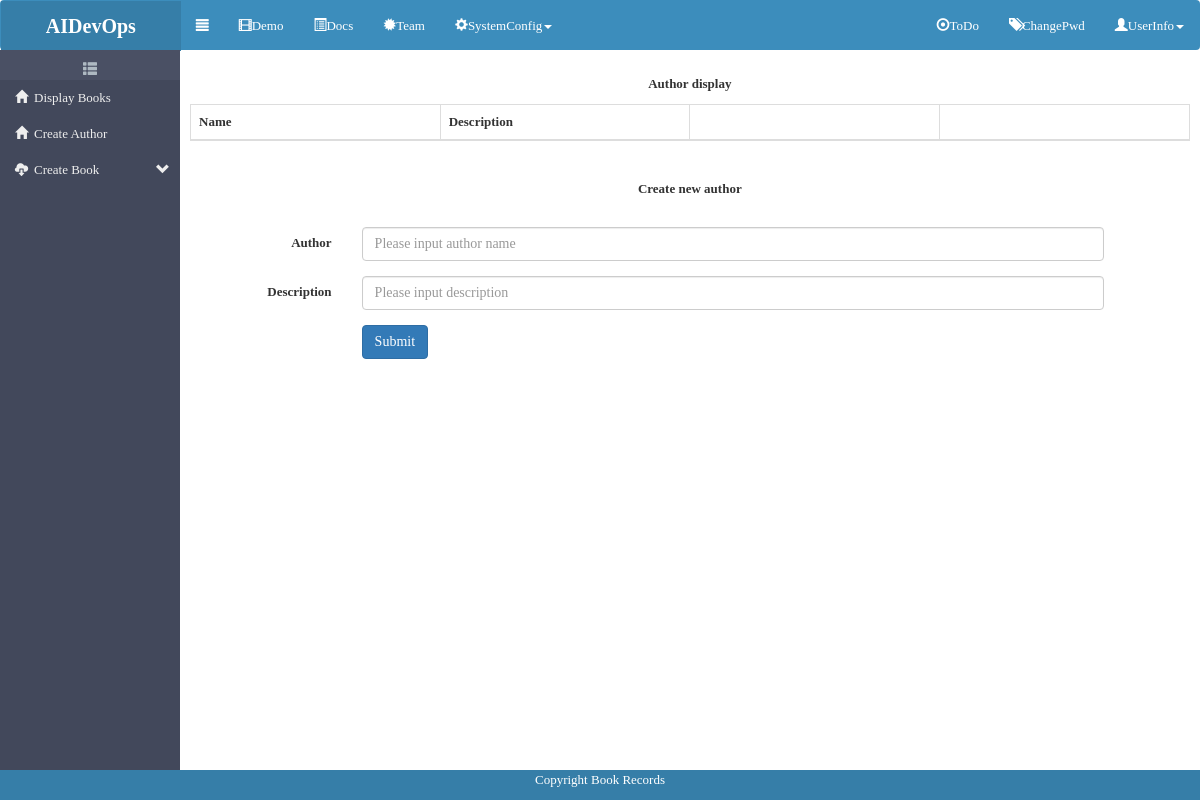
Before: /AuthorCreatePage/ with the older database file.
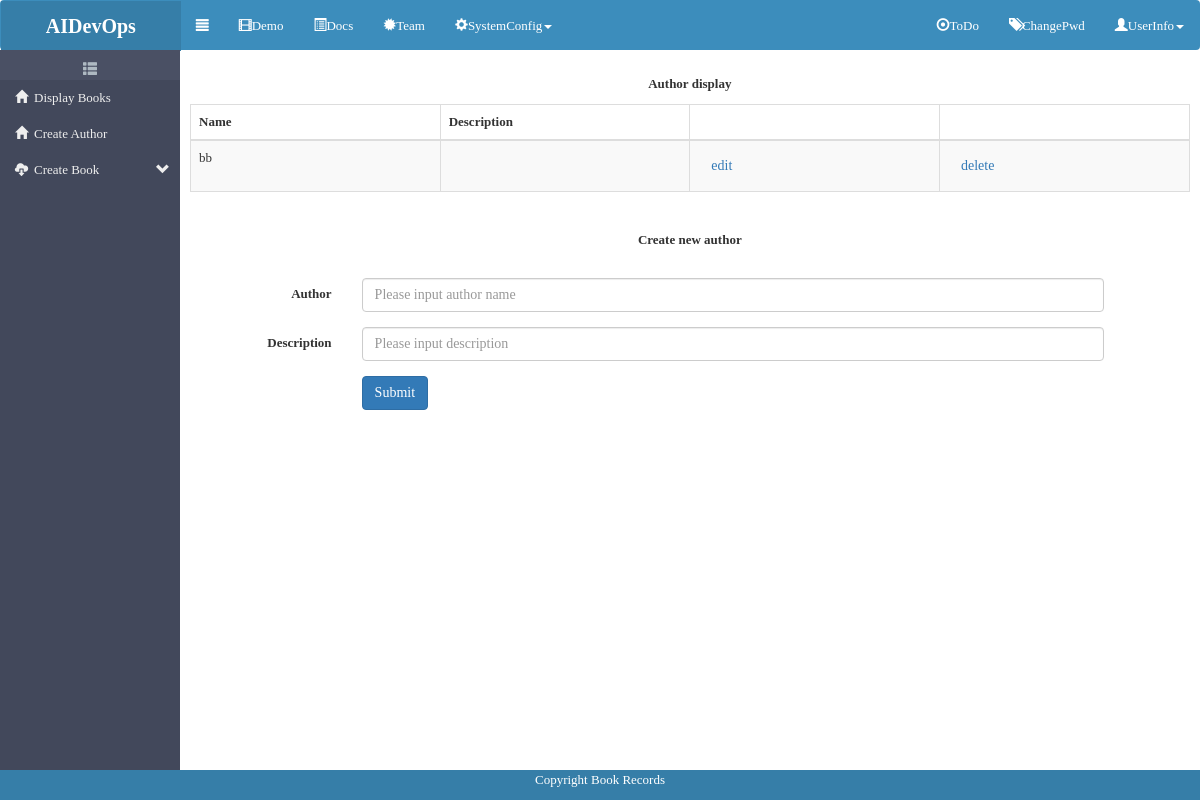
After: the same page with the newer database file.
### BookRecords/models.py (models this page shows, shortened)
class Author(models.Model):
    name = models.TextField()
    description = models.TextField()

### BookRecords/views.py (the view)
# urls.py: re_path(r'^AuthorCreatePage/', AuthorCreatePage, name='AuthorCreatePage'),
def AuthorCreatePage(request):
    context = get_all_authors()
    return render(request, 'BookRecords/AuthorCreate.html', context=context)

### BookRecords/views.py (called while the page is built)
def get_all_authors():
    context = {}
    authors = Author.objects.all()
    context['authors'] = authors
    theader = ['Name', 'Description']
    context['theader'] = theader
    return context

### templates/BookRecords/AuthorCreate.html (shortened to what this page needs)
{% extends "../base.html" %}
{% block content %}
    <p class="text-center"><strong>Author display</strong></p>
    <div>
        <table class="table table-striped table-bordered">
            <thead>
                <tr>
                    {% for th in theader %}
                        <th>
                            <strong>{{ th }}</strong>
                        </th>
                    {% endfor %}
                    <th></th>
                    <th></th>
                </tr>
            </thead>
            <tbody>
                {% for author in authors %}
                    <tr>
                        <td class="col-sm-2">{{ author.name }}</td>
                        <td class="col-sm-2">{{ author.description }}</td>
                        <td>
                            <form method="post" action="{% url 'AuthorEditPage' %}">
                                <input type="submit" name="submit" value="edit" class="btn btn-link">
                            </form>
                        </td>
                        <td>
                            <form method="post" action="{% url 'AuthorDelete' %}">
                                <input type="submit" name="submit" value="delete" class="btn btn-link">
                            </form>
                        </td>
                    </tr>
                {% endfor %}
            </tbody>
        </table>
    </div>
    <br/>
    <p class="text-center"><strong>Create new author</strong></p>
    <br/>
    <form class="form-horizontal" role="form" action="{% url 'AuthorCreate' %}" method="post">
        <div class="form-group">
            <label for="author" class="col-sm-2 control-label">Author</label>
            <div class="col-sm-9">
                <input type="text" class="form-control" id="author" name="author" placeholder="Please input author name">
            </div>
        </div>
        <div class="form-group">
            <label for="description" class="col-sm-2 control-label">Description</label>
            <div class="col-sm-9">
                <input type="text" class="form-control" id="description" name="description" placeholder="Please input description">
            </div>
        </div>
        <div class="form-group">
            <div class="col-sm-offset-2 col-sm-9">
                <button type="submit" class="btn btn-default">Submit</button>
            </div>
        </div>
    </form>
    <br/>
{% endblock %}

### templates/base.html (shortened to what this page needs)
<!DOCTYPE html>
<html>
<head>
    {% load staticfiles %}
    <link href="http://{{ request.get_host }}{% static 'css/bootstrap.min.css' %}" rel="stylesheet">
    <link href="http://{{ request.get_host }}{% static 'css/plugins/bootstrap-table/bootstrap-table.min.css' %}" rel="stylesheet">
    <link href="http://{{ request.get_host }}{% static 'css/animate.min.css' %}" rel="stylesheet" type="text/css">
    <link href="http://{{ request.get_host }}{% static 'css/frame.css' %}" rel="stylesheet" type="text/css">
    <link href="http://{{ request.get_host }}{% static 'css/index.css' %}" rel="stylesheet" type="text/css">
    <link href="http://{{ request.get_host }}{% static 'css/menu.css' %}" rel="stylesheet" type="text/css">
</head>
<body>
<div class="navbar">
    <div class="navbar-header">
        <div class="navbar-brand">AIDevOps</div>
    </div>
    <ul class="nav navbar-nav">
        <li><a id="toggle"><span class="glyphicon glyphicon-align-justify"></span></a></li>
        <li><a href="#"><i class="glyphicon glyphicon-film"></i><span>Demo</span></a></li>
        <li><a href="#"><i class="glyphicon glyphicon-list-alt"></i><span>Docs</span></a></li>
        <li><a href="#"><i class="glyphicon glyphicon-certificate"></i><span>Team</span></a></li>
        <li class="dropdown">
            <a type="button" class="dropdown-toggle" data-toggle="dropdown">
                <i class="glyphicon glyphicon-cog"></i><span>SystemConfig</span><b class="caret"></b>
            </a>
        </li>
    </ul>
    <ul class="nav navbar-nav navbar-right">
        <li><a href="#"><i class="glyphicon glyphicon-record"></i>ToDo</a></li>
        <li><a href="#"><i class="glyphicon glyphicon-tags"></i>ChangePwd</a></li>
        <li class="dropdown">
            <a type="button" class="dropdown-toggle" data-toggle="dropdown">
                <i class="glyphicon glyphicon-user"></i><span>UserInfo</span><b class="caret"></b>
            </a>
        </li>
    </ul>
</div>
<div class="container">
    <div class="sidebar">
        <div id="mCSB_1" class="mCustomScrollBox" style="max-height: none;" tabindex="0">
            <div class="sidebar-toggle"><i class="glyphicon glyphicon-th-list"></i></div>
            <div id="mainMenu">
                <ul class="menu">
                    <li class=""><a class="menu-title" data-id="a" href="{% url 'BookRecordsHomePage' %}"><i class="glyphicon glyphicon-home"></i><span class="menu-text">Display Books</span></a>
                    <li class=""><a class="menu-title" data-id="a" href="{% url 'AuthorCreatePage' %}"><i class="glyphicon glyphicon-home"></i><span class="menu-text">Create Author</span></a>
                    <li class="has-children"><a class="menu-title" data-id="1"><i class="glyphicon glyphicon-cloud-download"></i><span class="menu-text">Create Book</span><span class="glyphicon glyphicon-chevron-down"></span></a>
                    </li>
                </ul>
            </div>
        </div>
    </div>
    <div class="main">
        <div class="mainContent">
            {% block content %}Empty page{% endblock %}
        </div>
    </div>
</div>
<div class="footer">
Copyright Book Records
</div>
</body>
</html>

### static/datatables/css/frame.css (style rules this page uses)
.nav > li { position:relative; display:block; margin:0; padding:0; }
.nav > li > a { position:relative; display:block; padding:10px 15px; line-height:1.4; outline:none; }
.navbar { position:relative; height:50px; margin-bottom:20px; border-bottom:solid 1px #e7e7e7; background:#f8f8f8; }
.navbar-header { float:left; }
.navbar-brand { float:left; padding:15px 15px; font-size:18px; line-height:20px; height:50px; width:200px; text-align:center; background:#e9e9e9; color:#777; }
.navbar-nav { float:left; }
.navbar-nav > li { float:left; height:50px; }
.navbar-nav > li > a { padding-top: 15px; padding-bottom: 15px; color:#777; cursor:pointer; box-shadow:none; }
.navbar-right { position:absolute; right:0; top:0; }
.caret { display:inline-block; width:0; height:0; margin-left:2px; vertical-align:middle; border-top:4px dashed; border-top: 4px solid \9; border-right: 4px solid transparent; border-left: 4px solid transparent; }
.dropup, .dropdown { position:relative; }

### static/datatables/css/index.css (style rules this page uses)
html, body { margin:0; height:100%; overflow: hidden; font-family:utf-8; font-size:13px; }
a { text-decoration: none; }
.navbar { height:50px; background:#3c8dbc; border-bottom:0; }
.sidebar { position:absolute; width:15%; top:50px; left:0; bottom:0; background:#42485b; }
.main { position: absolute; left: 15%; overflow:auto; width: 85%; height: 90%; }
.mainContent { position:relative; float: left; width: 98%; top:5px; left:10px; right:10px; bottom:5px; background:#ffffff; }
.footer { position:absolute; height:30px; background:#367ea8; border-bottom:0; color:#ffffff; clear:both; text-align:center; padding:1px; bottom:0; width: 100%; }
.navbar-header { width:15%; }
.navbar-brand { width:100%; background:#367ea8; cursor:default; font-size: 20px; font-weight: bold; }
.navbar-brand, .navbar-brand:hover, .navbar-brand:focus { color:#fff; }
.navbar, .navbar-nav > li > a { color:#fff; }
.navbar-nav > li > a { padding-top:16px; }
.sidebar-toggle { height:30px; line-height: 30px; color: #aeb9c2; background-color: #4a5064; font-size: 14px; text-align: center; cursor:pointer; }
.sidebar-toggle .glyphicon { margin-top: 10px; }
td, th { white-space:nowrap;overflow:hidden;text-overflow: ellipsis; }
table { table-layout:fixed;word-wrap:break-word; }

### static/datatables/css/menu.css (style rules this page uses)
ul, li { position:relative; list-style: none; padding: 0; margin: 0; }
.menu-title { display: block; line-height: 36px; }
.glyphicon-chevron-down { position: absolute; top: 10px; right: 10px; font-size: 14px; }
.menu-text { padding-left:6px; }
.menu-title { padding-left:15px; color:#eee; }

Changed rows visible on the page:
added Author: name "bb"
